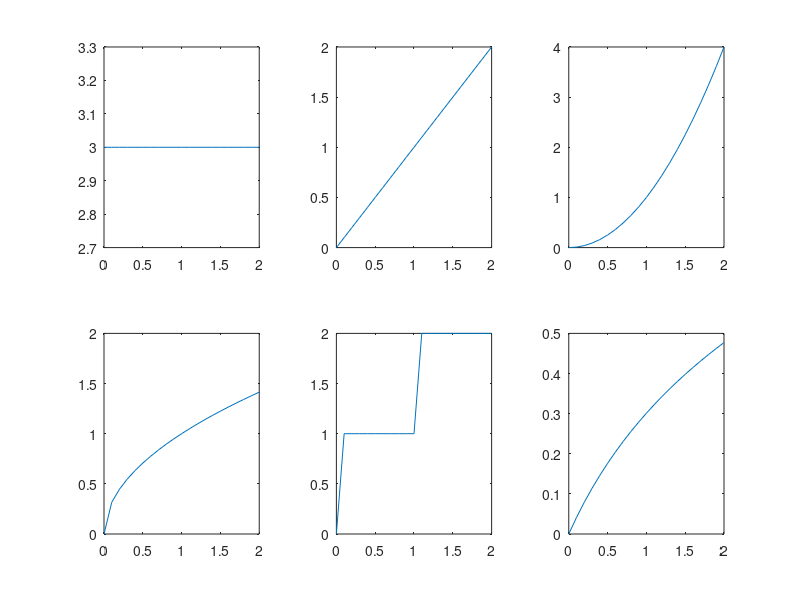

MATLAB code for this plot:
x=[0:0.1:2];

for i=1:length(x)
  y(i) = 3;
endfor

% y=3
subplot(2,3,1)
plot(x,y)

% y=x
subplot(2,3,2)
plot(x,x)

% y=x^2
subplot(2,3,3)
plot(x, x.*x)

% y=sqrt(x)
subplot(2,3,4)
plot(x,x.^0.5)

% y=ceil(x)
subplot(2,3,5)
plot(x,ceil(x))

% y = log(x+1)
subplot(2,3,6)
plot(x,log10(x+1))
